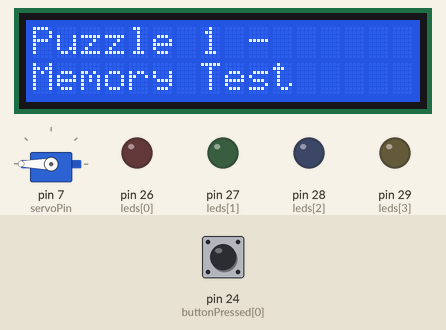
This sketch was run on a simulated Arduino Mega 2560, built with avr-gcc and run on an emulated ATmega2560. On the bench: 16×2 character LCD, servo, output pins drawn as LEDs (lit = HIGH). The test bench sets the inputs (shaded band); at power-on: pin 24 (buttonPressed[0]) LOW. Random numbers use the default seed unless the sketch sets one.

Above: at 3.1 s.
At 18.6 s:
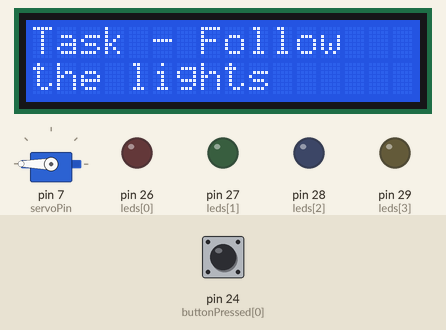
18.7 s: pin 24 (buttonPressed[0]) pulled HIGH for 3 s
At 18.7 s:
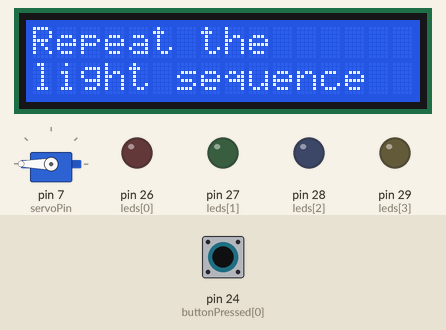
At 22.1 s:
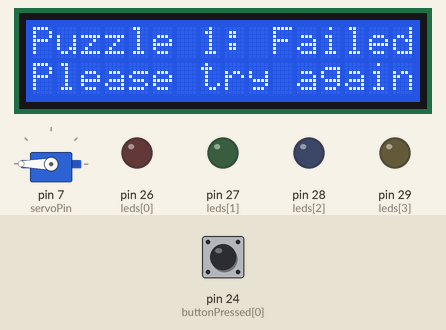
Timing chart, 0 to 32.2 s (numbered marks = the images above; inputs shaded):
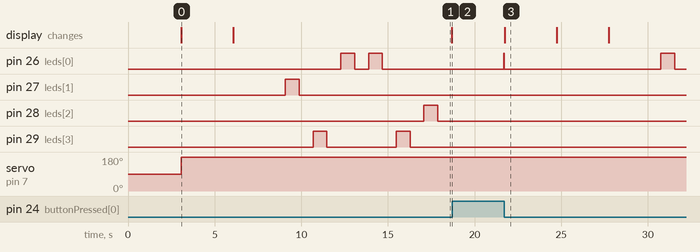

The sketch:

escape_room.ino
```cpp
// import libraries for external components and modules
#include <LiquidCrystal.h>
#include <Keypad.h>
#include <Servo.h>

// set up servo and lcd display
Servo myServo;
int servoPin = 7;

LiquidCrystal lcd(13, 12, 11, 10, 9, 8);

// set up each row and column of keypad
const uint8_t ROWS = 4;
const uint8_t COLS = 4;
char keys[ROWS][COLS] = {
  { '1', '2', '3', 'A' },
  { '4', '5', '6', 'B' },
  { '7', '8', '9', 'C' },
  { '*', '0', '#', 'D' }
};
uint8_t colPins[COLS] = {41, 43, 45, 47};
uint8_t rowPins[ROWS] = {40, 42, 44, 46};
Keypad keypad = Keypad(makeKeymap(keys), rowPins, colPins, ROWS, COLS);


int buzzerPin = 6;
int buttonPressed[] = {24, 25, 30, 31};
int leds[] = {26, 27, 28, 29};

bool p1Status = false;
bool p2Status = false;
bool p3Status = false;
bool p4Status = false;
bool p5Status = false;

// void puzzle1(bool);
// void puzzle2(bool);
// void puzzle3(bool);
// void puzzle4(bool);
// void puzzle5(bool);

void setup() {
  for (int pressed = 0; pressed < 4; pressed++) {
    pinMode(buttonPressed[pressed], INPUT);
  }
  for (int led = 0; led < 4; led++) {
    pinMode(leds[led], OUTPUT);
  }

  randomSeed(analogRead(A1));
  lcd.begin(16,2);
  myServo.attach(servoPin);
  myServo.write(90);
  printLCD("Escape Room", "Puzzle Simulator");
}

void loop() {
  lightsOff(leds);
  if (!p1Status) {
    puzzle1(&p1Status, leds, buttonPressed);
  }
  else if (!p2Status) {
    puzzle2(&p2Status, leds, buttonPressed);
  }
  // puzzle3(p3Status);
  // puzzle4(p4Status);
  // puzzle5(p5Status);
}

void tryAgain(int puzzleNum) {
  String statement = "Puzzle " + String(puzzleNum) + ": Failed";
  printLCD(statement, "Please try again");
}

void printLCD(String statement1, String statement2) {
  lcd.clear();
  lcd.setCursor(0,0);
  lcd.print(statement1);
  lcd.setCursor(0,1);
  lcd.print(statement2);
  delay(3000);
}

// void completedRoom(int roomStatus, bool ledStatus) {
//   int leds[] = {36, 34};
//   if (ledStatus) {
//     analogWrite(leds[roomStatus], 255);
//   } else {
//     analogWrite(leds[roomStatus], 0);
//   }
// }

void lightsOff(int* ledPins) {
  digitalWrite(ledPins[0], LOW);
  digitalWrite(ledPins[1], LOW);
  digitalWrite(ledPins[2], LOW);
  digitalWrite(ledPins[3], LOW);
}

int buttonPress(int* buttons, int* ledPins, int mode) {
  int button = -1;
  while (true) {
    for (int count = 0; count < 4; count++) {
      if (digitalRead(buttonPressed[count]) == HIGH && mode == 1) {
        button = count;
        digitalWrite(ledPins[button], HIGH);
        while (digitalRead(buttonPressed[count]) == HIGH) {
          delay(10);
        }
        digitalWrite(ledPins[button], LOW);
        delay(20);
        return button;
    } else if (digitalRead(buttonPressed[count]) == HIGH && mode == 2) {
        button = count;
        digitalWrite(ledPins[button], HIGH);
        while (digitalRead(buttonPressed[count]) == HIGH) {
          delay(10);
        }
        delay(20);
        return button;
    }

    delay(20);
  }
}
}

void puzzle1(bool* p1Status, int* ledNum, int* buttonPressed) {
  myServo.write(180);
  printLCD("Puzzle 1 -", "Memory Test");
  printLCD("Task - Follow", "the lights");

  int sequenceLen = 6;
  int recordedPattern[sequenceLen];

  // generate the button numbers to use
  for (int count = 0; count < sequenceLen; count++) {
    if (count < 4) {
      recordedPattern[count] = count;
    }
    else {
      recordedPattern[count] = random() % 4;
    }
  }

  // shuffles the button numbers to create random order
  for (int count = sequenceLen - 1; count > 0; count--) {
    int randomIndex = random() % (count + 1);

    int temp = recordedPattern[count];
    recordedPattern[count] = recordedPattern[randomIndex];
    recordedPattern[randomIndex] = temp;
  }

  // show pattern to user through lights
  for (int count = 0; count < sequenceLen; count++) {
    int lightNum = recordedPattern[count];
    digitalWrite(ledNum[lightNum], HIGH);
    delay(800);
    digitalWrite(ledNum[lightNum], LOW);
    delay(800);
  }

  int count = 0;
  int button;
  int pressedCount;
  printLCD("Repeat the", "light sequence");
  int wrong = 0;

  for (int count = 0; count < sequenceLen; count++) {
    if (recordedPattern[count] != buttonPress(buttonPressed, ledNum, 1)) {
      tryAgain(1);
      return;
    }
  }
  *p1Status = true;
  myServo.write(0);
  printLCD("Room 1 Complete-", "Memory Test");

}

void puzzle2(bool* p2Status, int* ledNum, int* buttonPressed) {
  myServo.write(180);
  printLCD("Puzzle 2 -", "Einstein Logic");

  printLCD("Order the", "colored buttons");
  printLCD("according to", "this saying");

  printLCD("Red is certainly", "not first.");
  printLCD("Blue is close", "behind green.");
  printLCD("Yellow is far", "from red.");

  printLCD("Press the", "buttons in order");

  int pattern[] = {3, 1, 2, 0};

  for (int count = 0; count < 4; count++) {
    if (pattern[count] != buttonPress(buttonPressed, ledNum, 2)) {
      tryAgain(2);
      return;
    }
  }

  *p2Status = true;
  myServo.write(0);
  printLCD("Room 2 Complete-", "Einstein Logic");
}


void puzzle3(bool* p3Status, int* ledNum, int* buttonPressed) {

}
// void puzzle4(int p4Status) {

// }
// void puzzle5(int p5Status) {

// }
```

Measured:
- after the input at 18.7 s, pin 26 (leds[0]): LOW → HIGH after 3.0 s, → LOW 0.02 s later, → HIGH 9.0 s later, → LOW 0.80 s later; the display: changes after 3.0 s (image 3)
- by itself, pin 29 (leds[3]): alternates HIGH for 0.80 s and LOW for 4.0 s
- what the display in image 0 shows lasts 3.0 s, from 3.1 s to 6.1 s
